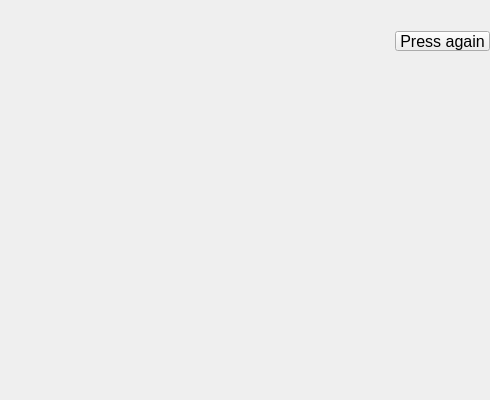
<?xml version="1.0" ?>
<ui version="4.0">
  <class>Dialog</class>
  <widget class="PyDMFrame" name="screen">
    <property name="geometry">
      <rect>
        <x>313</x>
        <y>445</y>
        <width>490</width>
        <height>400</height>
      </rect>
    </property>
    <property name="minimumSize">
      <size>
        <width>490</width>
        <height>400</height>
      </size>
    </property>
    <property name="styleSheet">
      <string notr="true">PyDMFrame#screen {
  color: rgb(0, 0, 0);
  background-color: rgb(200, 200, 200);
  }</string>
    </property>
    <property name="windowTitle">
      <string>table_full_refresh</string>
    </property>
    <layout class="QGridLayout" name="gridLayout" columnstretch="395,10,85" rowstretch="31,20,349">
      <property name="leftMargin">
        <number>0</number>
      </property>
      <property name="topMargin">
        <number>0</number>
      </property>
      <property name="rightMargin">
        <number>0</number>
      </property>
      <property name="bottomMargin">
        <number>0</number>
      </property>
      <property name="horizontalSpacing">
        <number>0</number>
      </property>
      <property name="verticalSpacing">
        <number>0</number>
      </property>
      <item row="3" column="2">
        <widget class="PyDMLabel" name="text_update">
          <property name="geometry">
            <rect>
              <x>405</x>
              <y>519</y>
              <width>285</width>
              <height>20</height>
            </rect>
          </property>
          <property name="sizePolicy">
            <sizepolicy hsizetype="Ignored" vsizetype="Ignored">
              <horstretch>0</horstretch>
              <verstretch>0</verstretch>
            </sizepolicy>
          </property>
          <property name="toolTip">
            <string>PV: ${P}${T}.DESC</string>
          </property>
          <property name="channel" stdset="0">
            <string>ca://${P}${T}.DESC</string>
          </property>
          <property name="font">
            <font>
              <pointsize>12</pointsize>
            </font>
          </property>
          <property name="alignment">
            <set>Qt::AlignCenter</set>
          </property>
          <property name="textInteractionFlags">
            <set>Qt::TextSelectableByKeyboard|Qt::TextSelectableByMouse</set>
          </property>
          <property name="styleSheet">
            <string notr="true">PyDMLabel#text_update {
  color: rgb(10, 0, 184);
  background-color: rgb(255, 255, 255);
  }</string>
          </property>
        </widget>
      </item>
      <item row="1" column="1" colspan="2">
        <widget class="PyDMRelatedDisplayButton" name="related_display">
          <property name="geometry">
            <rect>
              <x>395</x>
              <y>31</y>
              <width>95</width>
              <height>20</height>
            </rect>
          </property>
          <property name="sizePolicy">
            <sizepolicy hsizetype="Ignored" vsizetype="Ignored">
              <horstretch>0</horstretch>
              <verstretch>0</verstretch>
            </sizepolicy>
          </property>
          <property name="toolTip">
            <string>Press again</string>
          </property>
          <property name="text">
            <string>Press again</string>
          </property>
          <property name="showIcon" stdset="0">
            <bool>false</bool>
          </property>
          <property name="font">
            <font>
              <pointsize>12</pointsize>
            </font>
          </property>
          <property name="styleSheet">
            <string notr="true">PyDMRelatedDisplayButton#related_display {
  color: rgb(255, 255, 255);
  background-color: rgb(51, 153, 0);
  }</string>
          </property>
          <property name="titles" stdset="0">
            <stringlist>
              <string>Refresh fixed-point menu</string>
            </stringlist>
          </property>
          <property name="filenames" stdset="0">
            <stringlist>
              <string>table_full.ui</string>
            </stringlist>
          </property>
          <property name="macros" stdset="0">
            <stringlist>
              <string>P=${P},Q=${Q},T=${T},M0X=${M0X},M0Y=${M0Y},M1Y=${M1Y},M2X=${M2X},M2Y=${M2Y},M2Z=${M2Z}</string>
            </stringlist>
          </property>
          <property name="openInNewWindow" stdset="0">
            <bool>false</bool>
          </property>
        </widget>
      </item>
    </layout>
    <zorder>text_update</zorder>
    <zorder>related_display</zorder>
  </widget>
  <customwidgets>
    <customwidget>
      <class>PyDMLabel</class>
      <extends>QLabel</extends>
      <header>pydm.widgets.label</header>
    </customwidget>
    <customwidget>
      <class>PyDMRelatedDisplayButton</class>
      <extends>QPushButton</extends>
      <header>pydm.widgets.related_display_button</header>
    </customwidget>
    <customwidget>
      <class>PyDMFrame</class>
      <extends>QFrame</extends>
      <header>pydm.widgets.frame</header>
    </customwidget>
  </customwidgets>
</ui>
